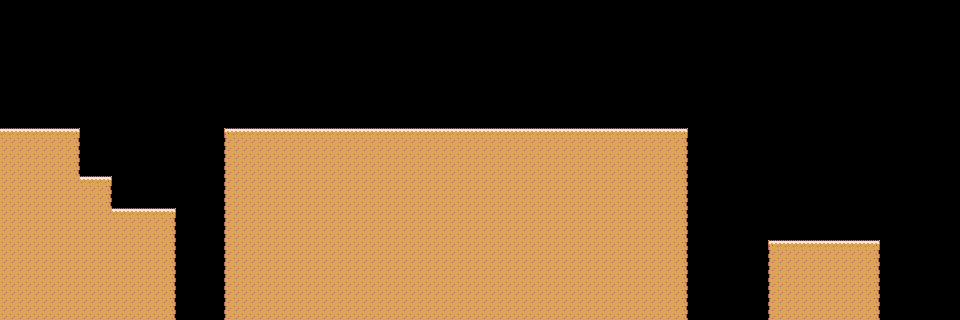

A level layout from a 2D game, rendered from its tile map. Below: a short description, then the map file with its tile-grid data intact:
An orthogonal 60x20 tile map with 16x16 px tiles, 1 tile layer (Walls), 2 tilesets and 1 object (Player).

<map version="1.0" tiledversion="1.1.5" orientation="orthogonal" renderorder="right-down" width="60" height="20" tilewidth="16" tileheight="16" infinite="0" nextobjectid="10">
 <tileset firstgid="1" name="sTileset" tilewidth="16" tileheight="16" tilecount="6" columns="6">
  <image source="sTileset.png" width="96" height="16" />
 </tileset>
 <tileset firstgid="7" name="sObjects" tilewidth="14" tileheight="18" tilecount="1" columns="0">
  <grid orientation="orthogonal" width="1" height="1" />
  <tile id="1">
   <image width="14" height="18" source="sPlayerUnique.png" />
  </tile>
 </tileset>
 <layer name="Walls" width="60" height="20">
  <data encoding="csv">
0,0,0,0,0,0,0,0,0,0,0,0,0,0,0,0,0,0,0,0,0,0,0,0,0,0,0,0,0,0,0,0,0,0,0,0,0,0,0,0,0,0,0,0,0,0,0,0,0,0,0,0,0,0,0,0,0,0,0,0,
0,0,0,0,0,0,0,0,0,0,0,0,0,0,0,0,0,0,0,0,0,0,0,0,0,0,0,0,0,0,0,0,0,0,0,0,0,0,0,0,0,0,0,0,0,0,0,0,0,0,0,0,0,0,0,0,0,0,0,0,
0,0,0,0,0,0,0,0,0,0,0,0,0,0,0,0,0,0,0,0,0,0,0,0,0,0,0,0,0,0,0,0,0,0,0,0,0,0,0,0,0,0,0,0,0,0,0,0,0,0,0,0,0,0,0,0,0,0,0,0,
0,0,0,0,0,0,0,0,0,0,0,0,0,0,0,0,0,0,0,0,0,0,0,0,0,0,0,0,0,0,0,0,0,0,0,0,0,0,0,0,0,0,0,0,0,0,0,0,0,0,0,0,0,0,0,0,0,0,0,0,
0,0,0,0,0,0,0,0,0,0,0,0,0,0,0,0,0,0,0,0,0,0,0,0,0,0,0,0,0,0,0,0,0,0,0,0,0,0,0,0,0,0,0,0,0,0,0,0,0,0,0,0,0,0,0,0,0,0,0,0,
0,0,0,0,0,0,0,0,0,0,0,0,0,0,0,0,0,0,0,0,0,0,0,0,0,0,0,0,0,0,0,0,0,0,0,0,0,0,0,0,0,0,0,0,0,0,0,0,0,0,0,0,0,0,0,0,0,0,0,0,
0,0,0,0,0,0,0,0,0,0,0,0,0,0,0,0,0,0,0,0,0,0,0,0,0,0,0,0,0,0,0,0,0,0,0,0,0,0,0,0,0,0,0,0,0,0,0,0,0,0,0,0,0,0,0,0,0,0,0,0,
0,0,0,0,0,0,0,0,0,0,0,0,0,0,0,0,0,0,0,0,0,0,0,0,0,0,0,0,0,0,0,0,0,0,0,0,0,0,0,0,0,0,0,0,0,0,0,0,0,0,0,0,0,0,0,0,0,0,0,0,
2,2,2,2,3,0,0,0,0,0,0,0,0,0,1,2,2,2,2,2,2,2,2,2,2,2,2,2,2,2,2,2,2,2,2,2,2,2,2,2,2,2,3,0,0,0,0,0,0,0,0,0,0,0,0,0,0,0,0,0,
5,5,5,5,6,0,0,0,0,0,0,0,0,0,4,5,5,5,5,5,5,5,5,5,5,5,5,5,5,5,5,5,5,5,5,5,5,5,5,5,5,5,6,0,0,0,0,0,0,0,0,0,0,0,0,0,0,0,0,0,
5,5,5,5,6,0,0,0,0,0,0,0,0,0,4,5,5,5,5,5,5,5,5,5,5,5,5,5,5,5,5,5,5,5,5,5,5,5,5,5,5,5,6,0,0,0,0,0,0,0,0,0,0,0,0,0,0,0,0,0,
5,5,5,5,5,2,3,0,0,0,0,0,0,0,4,5,5,5,5,5,5,5,5,5,5,5,5,5,5,5,5,5,5,5,5,5,5,5,5,5,5,5,6,0,0,0,0,0,0,0,0,0,0,0,0,0,0,0,0,0,
5,5,5,5,5,5,6,0,0,0,0,0,0,0,4,5,5,5,5,5,5,5,5,5,5,5,5,5,5,5,5,5,5,5,5,5,5,5,5,5,5,5,6,0,0,0,0,0,0,0,0,0,0,0,0,0,0,0,0,0,
5,5,5,5,5,5,5,2,2,2,3,0,0,0,4,5,5,5,5,5,5,5,5,5,5,5,5,5,5,5,5,5,5,5,5,5,5,5,5,5,5,5,6,0,0,0,0,0,0,0,0,0,0,0,0,0,0,0,0,0,
5,5,5,5,5,5,5,5,5,5,6,0,0,0,4,5,5,5,5,5,5,5,5,5,5,5,5,5,5,5,5,5,5,5,5,5,5,5,5,5,5,5,6,0,0,0,0,0,0,0,0,0,0,0,0,0,0,0,0,0,
5,5,5,5,5,5,5,5,5,5,6,0,0,0,4,5,5,5,5,5,5,5,5,5,5,5,5,5,5,5,5,5,5,5,5,5,5,5,5,5,5,5,6,0,0,0,0,0,1,2,2,2,2,2,3,0,0,0,0,0,
5,5,5,5,5,5,5,5,5,5,6,0,0,0,4,5,5,5,5,5,5,5,5,5,5,5,5,5,5,5,5,5,5,5,5,5,5,5,5,5,5,5,6,0,0,0,0,0,4,5,5,5,5,5,6,0,0,0,0,0,
5,5,5,5,5,5,5,5,5,5,6,0,0,0,4,5,5,5,5,5,5,5,5,5,5,5,5,5,5,5,5,5,5,5,5,5,5,5,5,5,5,5,6,0,0,0,0,0,4,5,5,5,5,5,6,0,0,0,0,0,
5,5,5,5,5,5,5,5,5,5,6,0,0,0,4,5,5,5,5,5,5,5,5,5,5,5,5,5,5,5,5,5,5,5,5,5,5,5,5,5,5,5,6,0,0,0,0,0,4,5,5,5,5,5,6,0,0,0,0,0,
5,5,5,5,5,5,5,5,5,5,6,0,0,0,4,5,5,5,5,5,5,5,5,5,5,5,5,5,5,5,5,5,5,5,5,5,5,5,5,5,5,5,6,0,0,0,0,0,4,5,5,5,5,5,6,0,0,0,0,0
</data>
 </layer>
 <objectgroup name="Objects">
  <object id="9" name="oPlayer" type="Player" gid="8" x="32.3333" y="127" width="14" height="18" />
 </objectgroup>
</map>